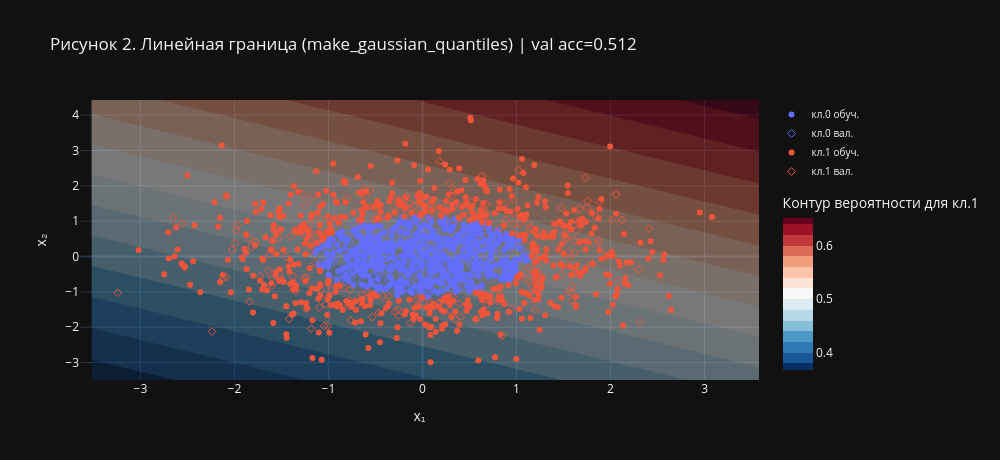

The notebook cell saved with this chart:
### Code cell
# Линейная граница (degree=1)
pipe_lin = make_pipe(1)
pipe_lin.fit(X_g_tr, y_g_tr)
acc_tr = pipe_lin.score(X_g_tr, y_g_tr)
acc_v  = pipe_lin.score(X_g_val, y_g_val)
print(f'Линейная модель: обучение={acc_tr:.3f}, валидация={acc_v:.3f}')
plot_boundary(pipe_lin, X_g_tr, y_g_tr, X_g_val, y_g_val,
              f'Рисунок 2. Линейная граница (make_gaussian_quantiles) | val acc={acc_v:.3f}').show()

### Figure 1 — Plotly figure (JSON) as saved in the notebook; plotly's stock layout.template omitted (floating-point values rounded to 4 significant figures; data arrays with more than 128 entries replaced by an {"elided": "..."} marker saying what was removed)
{"data": [{"colorbar": {"len": 0.7, "orientation": "v", "title": {"text": "Контур вероятности для кл.1"}, "y": 0.7, "yanchor": "top"}, "colorscale": [[0, "rgb(5,48,97)"], [0.1, "rgb(33,102,172)"], [0.2, "rgb(67,147,195)"], [0.3, "rgb(146,197,222)"], [0.4, "rgb(209,229,240)"], [0.5, "rgb(247,247,247)"], [0.6, "rgb(253,219,199)"], [0.7, "rgb(244,165,130)"], [0.8, "rgb(214,96,77)"], [0.9, "rgb(178,24,43)"], [1, "rgb(103,0,31)"]], "contours": {"showlines": false}, "opacity": 0.45, "showscale": true, "type": "contour", "x": {"elided": "220 float values"}, "y": {"elided": "220 float values"}, "z": {"elided": "220x220 float values"}}, {"marker": {"color": "#636EFA", "size": 6, "symbol": "circle"}, "mode": "markers", "name": "кл.0 обуч.", "type": "scatter", "x": {"elided": "562 float values"}, "y": {"elided": "562 float values"}}, {"marker": {"color": "#636EFA", "size": 6, "symbol": "diamond-open"}, "mode": "markers", "name": "кл.0 вал.", "type": "scatter", "x": {"elided": "188 float values"}, "y": {"elided": "188 float values"}}, {"marker": {"color": "#EF553B", "size": 6, "symbol": "circle"}, "mode": "markers", "name": "кл.1 обуч.", "type": "scatter", "x": {"elided": "563 float values"}, "y": {"elided": "563 float values"}}, {"marker": {"color": "#EF553B", "size": 6, "symbol": "diamond-open"}, "mode": "markers", "name": "кл.1 вал.", "type": "scatter", "x": {"elided": "187 float values"}, "y": {"elided": "187 float values"}}], "layout": {"height": 460, "legend": {"font": {"size": 10}}, "title": {"text": "Рисунок 2. Линейная граница (make_gaussian_quantiles) | val acc=0.512"}, "width": 1000, "xaxis": {"title": {"text": "x₁"}}, "yaxis": {"title": {"text": "x₂"}}}}
